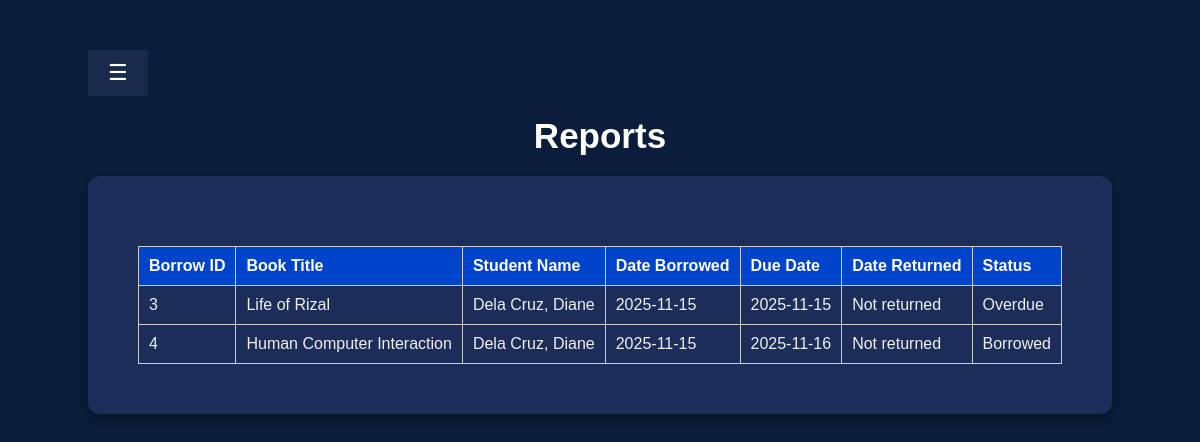
The page /LMS_PRMSU/admin_page/admin_reports.php (signed in) on the database its author committed.
### tables this page shows
CREATE TABLE `borrow_records` (
  `borrow_id` int(11) NOT NULL,
  `student_id` varchar(50) DEFAULT NULL,
  `book_code` varchar(50) DEFAULT NULL,
  `borrow_date` date DEFAULT NULL,
  `return_date` date DEFAULT NULL,
  `status` enum('Borrowed','Returned','Overdue') DEFAULT 'Borrowed',
  `balance` decimal(10,2) DEFAULT 0.00,
  `payment_status` enum('Paid','Unpaid') DEFAULT 'Unpaid',
  `payment` decimal(10,2) DEFAULT 0.00,
  `due_date` date DEFAULT NULL
);

CREATE TABLE `books` (
  `book_code` varchar(50) NOT NULL,
  `title` varchar(255) NOT NULL,
  `author` varchar(150) DEFAULT NULL,
  `publisher` varchar(150) NOT NULL,
  `copies` int(11) NOT NULL DEFAULT 1,
  `category` varchar(100) DEFAULT NULL,
  `publication_year` int(11) DEFAULT NULL,
  `total_copies` int(11) DEFAULT 1,
  `available_copies` int(11) DEFAULT 1
);

### LMS_PRMSU/admin_page/admin_reports.php (the view, shortened to what this page needs)
<?php
include '../include/db_connect.php';
$borrow_query = "
    SELECT br.borrow_id, s.student_id,
           CONCAT(s.last_name, ', ', s.first_name, ' ', s.middle_initial) AS student_name,
           b.book_code,
           b.title,
           br.borrow_date,
           br.due_date,
           br.return_date,
           br.payment,
           br.status
    FROM borrow_records br
    JOIN books As b ON br.book_code = b.book_code
    JOIN students As s ON br.student_id = s.student_id
    ORDER BY br.borrow_date DESC
";
$result = $conn->query($borrow_query);
?>
<!DOCTYPE html>
<html lang="en">
<head>
    <link rel="stylesheet" href="../style.css">
</head>
<body>
<div class="dashboard-container">
    <main class="main-content" id="main">
        <header>
            <button class="menu-toggle" id="menuToggle">&#9776;</button>
            <h1>Reports</h1>
        </header>
        <section class="reports-section">
            <table>
                <thead>
                    <tr>
                        <th>Borrow ID</th>
                        <th>Book Title</th>
                        <th>Student Name</th>
                        <th>Date Borrowed</th>
                        <th>Due Date</th>
                        <th>Date Returned</th>
                        <th>Status</th>
                    </tr>
                </thead>
                <tbody>
                    <?php while ($row = $result->fetch_assoc()): ?>
                        <tr>
                            <td><?php echo $row['borrow_id']; ?></td>
                            <td><?php echo $row['title']; ?></td>
                            <td><?php echo $row['student_name']; ?></td>
                            <td><?php echo $row['borrow_date']; ?></td>
                            <td><?php echo $row['due_date']; ?></td>
                            <td><?php echo $row['return_date'] ? $row['return_date'] : 'Not returned'; ?></td>
                            <td><?php echo ucfirst($row['status']); ?></td>
                        </tr>
                    <?php endwhile; ?>
                </tbody>
            </table>
        </section>
    </main>
</div>
</body>
</html>

### LMS_PRMSU/style.css (style rules this page uses)
* { margin: 0; padding: 0; box-sizing: border-box; font-family: 'Arial', sans-serif; }
body { background-color: #0b1d3a; color: #f0f0f0; display: flex; flex-direction: column; align-items: center; min-height: 100vh; padding: 25px 25px; }
h1, p { width: 100%; text-align: center; margin-bottom: 5px; }
h1 { font-size: 32px; text-align: center; font-weight: bold; }
.main-content { flex: 1; margin-left: 0; padding: 50px; transition: filter .28s ease; min-height: 100vh; }
h1 { color: #ffff; font-size: 35px; font-weight: bold; padding: 15px; justify-content: center; }
section { background-color: #1c2d5a; padding: 50px; margin-bottom: 10px; border-radius: 12px; box-shadow: 0 4px 10px rgba(0,0,0,0.3); }
.menu-toggle { background-color: #1a2a4d; color: white; border: none; font-size: 22px; cursor: pointer; padding: 10px 20px; margin-left: auto }
.main-content { margin-left: 0; transition: margin-left 0.3s ease; padding: 20px; }
.menu-toggle { background-color: #1a2a4d; color: white; border: none; font-size: 22px; cursor: pointer; padding: 10px 20px; width: fit-content; margin-left: auto; }
table { width:100%; border-collapse: collapse; margin-top:20px; }
th, td { border:1px solid #ccc; padding:10px; text-align:left; }
th { background:#0044cc; color:white; }
input, button { padding:8px; margin:5px 0; width: 100%; }

### rows shown on the page
borrow_records: borrow_id "3", book_code.title "Life of Rizal", student_name "Dela Cruz, Diane", borrow_date "2025-11-15", due_date "2025-11-15", shows "Not returned", status "Overdue"
borrow_records: borrow_id "4", book_code.title "Human Computer Interaction", student_name "Dela Cruz, Diane", borrow_date "2025-11-15", due_date "2025-11-16", shows "Not returned", status "Borrowed"
